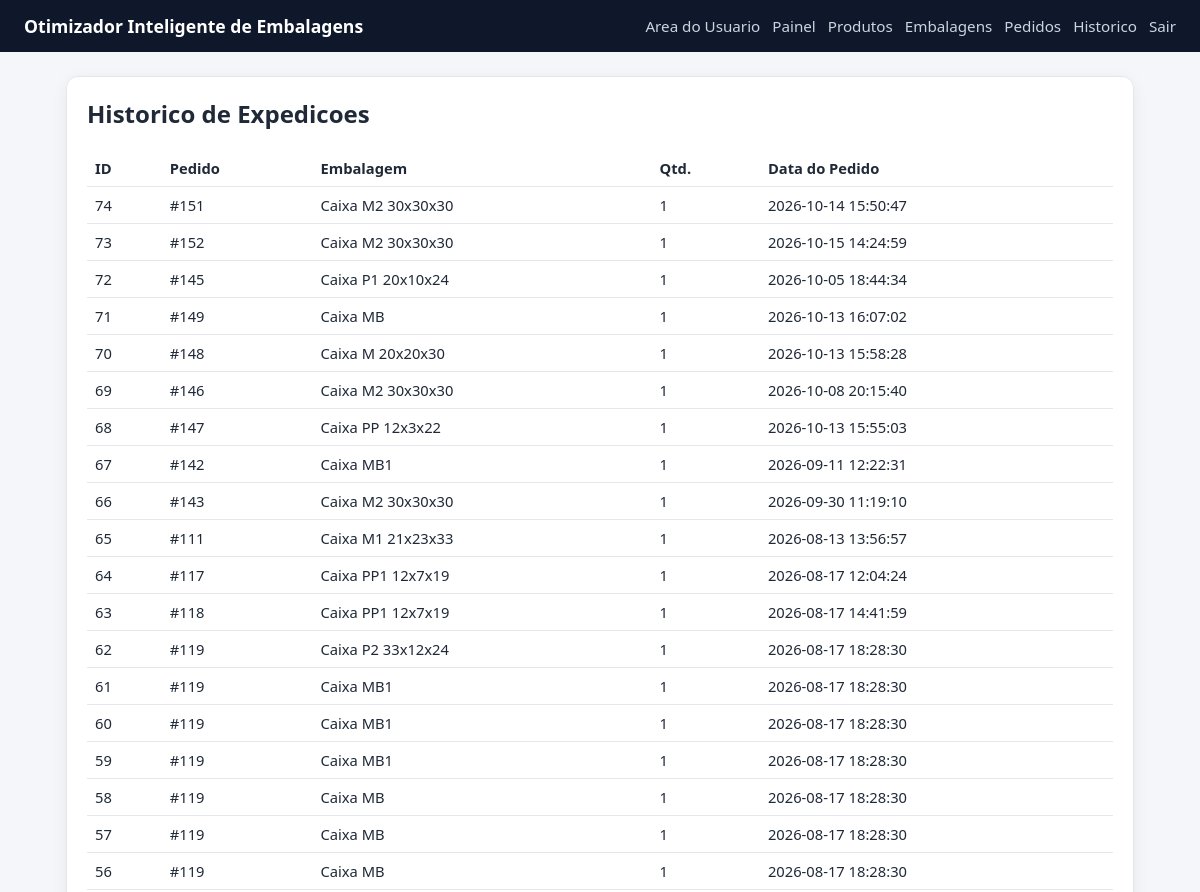
Before: /history (signed in, upper part) with the older database file.
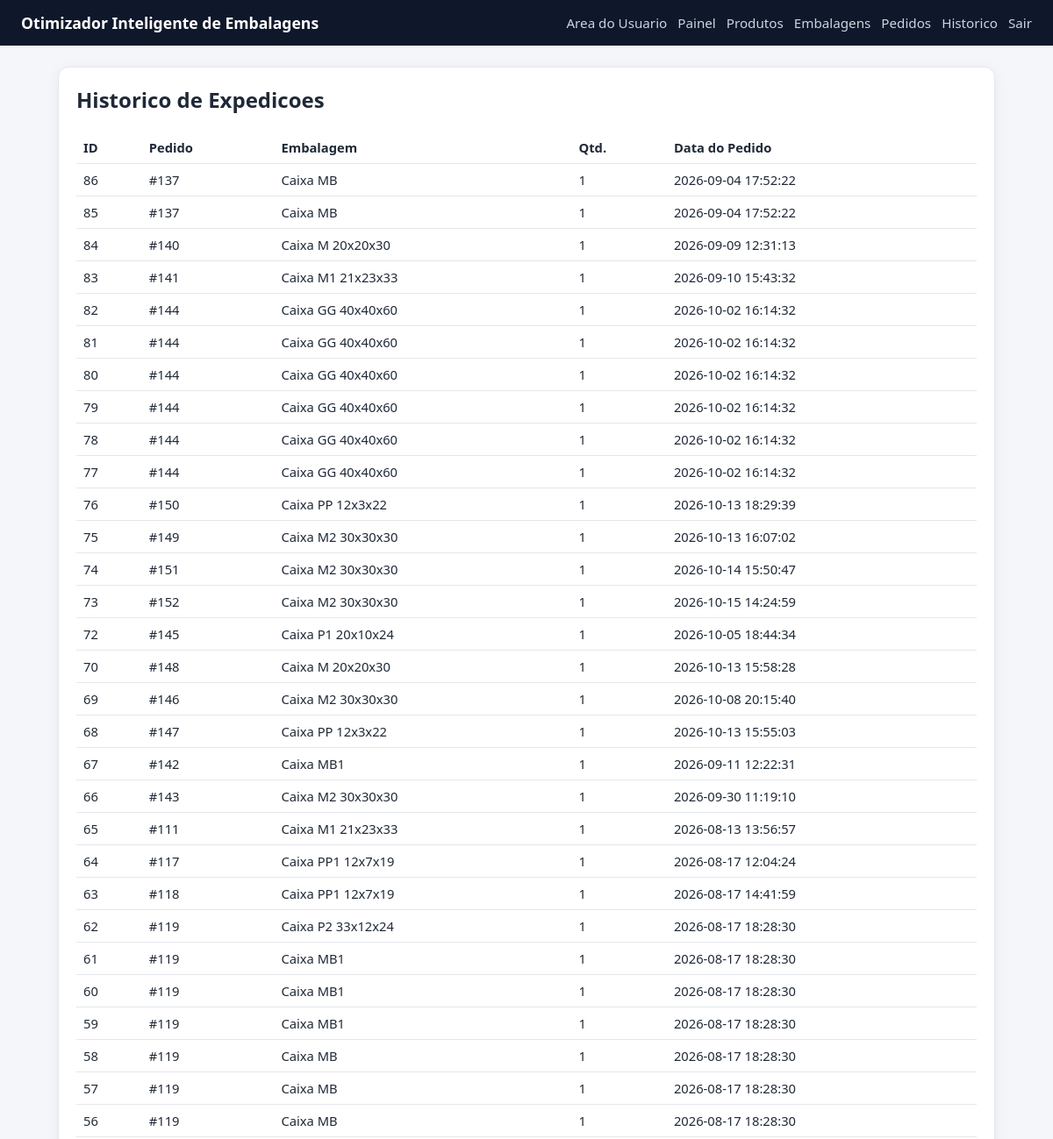
After: the same page with the newer database file.
### tables this page shows
CREATE TABLE shipment_history (
                id INTEGER PRIMARY KEY AUTOINCREMENT,
                order_id INTEGER NOT NULL,
                box_id INTEGER NOT NULL, quantity INTEGER NOT NULL DEFAULT 1, assignments_json TEXT,
                FOREIGN KEY(order_id) REFERENCES orders(id),
                FOREIGN KEY(box_id) REFERENCES boxes(id)
            );

CREATE TABLE boxes (
                id INTEGER PRIMARY KEY AUTOINCREMENT,
                name TEXT NOT NULL UNIQUE,
                length_cm REAL NOT NULL,
                width_cm REAL NOT NULL,
                height_cm REAL NOT NULL,
                max_weight REAL NOT NULL
            , is_active INTEGER NOT NULL DEFAULT 1, max_capacity_weight REAL);

CREATE TABLE orders (
                id INTEGER PRIMARY KEY AUTOINCREMENT,
                created_at TEXT NOT NULL DEFAULT CURRENT_TIMESTAMP
            );

### app_volum.py (the view)
@app.route("/history", methods=["GET"])
@admin_required
def history():
    rows = list_shipment_history(DB_PATH)
    return render_template("history.html", history=rows)

### app_volum.py (called while the page is built)
def admin_required(view_func):
    @wraps(view_func)
    def _wrapped(*args, **kwargs):
        if not session.get("is_admin"):
            next_url = request.path
            return redirect(url_for("admin_login", next=next_url))
        return view_func(*args, **kwargs)
    return _wrapped

### database.py (called while the page is built)
def get_connection(db_path):
    conn = sqlite3.connect(db_path)
    conn.row_factory = sqlite3.Row
    return conn

def list_shipment_history(db_path):
    with closing(get_connection(db_path)) as conn:
        rows = conn.execute(
            """
            SELECT
                sh.id,
                sh.order_id,
                sh.box_id,
                sh.quantity,
                o.created_at,
                b.name AS box_name
            FROM shipment_history sh
            JOIN orders o ON o.id = sh.order_id
            JOIN boxes b ON b.id = sh.box_id
            ORDER BY sh.id DESC
            """
        ).fetchall()
    return rows

### templates/history.html
{% extends 'base.html' %}
{% block content %}
<section class="card">
    <h2>Historico de Expedicoes</h2>
    <table>
        <thead>
            <tr><th>ID</th><th>Pedido</th><th>Embalagem</th><th>Qtd.</th><th>Data do Pedido</th></tr>
        </thead>
        <tbody>
        {% for row in history %}
            <tr>
                <td>{{ row['id'] }}</td>
                <td>#{{ row['order_id'] }}</td>
                <td>{{ row['box_name'] }}</td>
                <td>{{ row['quantity'] }}</td>
                <td>{{ row['created_at'] }}</td>
            </tr>
        {% else %}
            <tr><td colspan="5">Ainda nao ha historico de expedicoes.</td></tr>
        {% endfor %}
        </tbody>
    </table>
</section>
{% endblock %}

### templates/base.html (shortened to what this page needs)
<!doctype html>
<html lang="pt-BR">
<head>
    <link rel="stylesheet" href="{{ url_for('static', filename='style.css') }}">
</head>
<body>
    <header class="topbar">
        <h1>Otimizador Inteligente de Embalagens</h1>
        <nav>
            <a href="{{ url_for('user_upload') }}">Area do Usuario</a>
            {% if session.get('is_admin') %}
                <a href="{{ url_for('admin_dashboard') }}">Painel</a>
                <a href="{{ url_for('products') }}">Produtos</a>
                <a href="{{ url_for('boxes') }}">Embalagens</a>
                <a href="{{ url_for('orders') }}">Pedidos</a>
                <a href="{{ url_for('history') }}">Historico</a>
                <a href="{{ url_for('admin_logout') }}">Sair</a>
            {% else %}
                <a href="{{ url_for('admin_login') }}">Acesso Admin</a>
            {% endif %}
        </nav>
    </header>
    <main class="container">
        {% block content %}{% endblock %}
    </main>
</body>
</html>

### static/style.css (style rules this page uses)
* { box-sizing: border-box; }
body { margin: 0; font-family: Segoe UI, Tahoma, sans-serif; background: #f4f6fa; color: #1f2937; }
.topbar { background: #0f172a; color: #fff; padding: 14px 24px; display: flex; justify-content: space-between; align-items: center; gap: 16px; flex-wrap: wrap; }
.topbar h1 { margin: 0; font-size: 1.1rem; }
.topbar nav { display: flex; gap: 12px; flex-wrap: wrap; }
.topbar nav a { color: #cbd5e1; text-decoration: none; font-size: 0.95rem; }
.container { max-width: 1100px; margin: 24px auto; padding: 0 16px; }
.card { background: #fff; border-radius: 12px; padding: 20px; border: 1px solid #e5e7eb; box-shadow: 0 4px 16px rgba(15, 23, 42, 0.06); margin-bottom: 18px; }
h2, h3 { margin-top: 0; }
table { width: 100%; border-collapse: collapse; margin-top: 12px; }
th, td { border-bottom: 1px solid #e5e7eb; text-align: left; padding: 8px; font-size: 0.92rem; }

Changed rows visible on the page:
removed shipment_history: id "71", order_id "149", box_name "Caixa MB", quantity "1", created_at "2026-10-13 16:07:02"
added shipment_history: id "86", order_id "137", box_name "Caixa MB", quantity "1", created_at "2026-09-04 17:52:22"
added shipment_history: id "85", order_id "137", box_name "Caixa MB", quantity "1", created_at "2026-09-04 17:52:22"
added shipment_history: id "84", order_id "140", box_name "Caixa M 20x20x30", quantity "1", created_at "2026-09-09 12:31:13"
added shipment_history: id "83", order_id "141", box_name "Caixa M1 21x23x33", quantity "1", created_at "2026-09-10 15:43:32"
added shipment_history: id "82", order_id "144", box_name "Caixa GG 40x40x60", quantity "1", created_at "2026-10-02 16:14:32"
added shipment_history: id "81", order_id "144", box_name "Caixa GG 40x40x60", quantity "1", created_at "2026-10-02 16:14:32"
added shipment_history: id "80", order_id "144", box_name "Caixa GG 40x40x60", quantity "1", created_at "2026-10-02 16:14:32"
added shipment_history: id "79", order_id "144", box_name "Caixa GG 40x40x60", quantity "1", created_at "2026-10-02 16:14:32"
added shipment_history: id "78", order_id "144", box_name "Caixa GG 40x40x60", quantity "1", created_at "2026-10-02 16:14:32"
added shipment_history: id "77", order_id "144", box_name "Caixa GG 40x40x60", quantity "1", created_at "2026-10-02 16:14:32"
added shipment_history: id "76", order_id "150", box_name "Caixa PP 12x3x22", quantity "1", created_at "2026-10-13 18:29:39"
added shipment_history: id "75", order_id "149", box_name "Caixa M2 30x30x30", quantity "1", created_at "2026-10-13 16:07:02"
